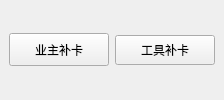
     <widget class="QWidget" name="page_remakecard">
      <layout class="QHBoxLayout" name="horizontalLayout_71">
       <property name="spacing">
        <number>0</number>
       </property>
       <property name="leftMargin">
        <number>0</number>
       </property>
       <property name="topMargin">
        <number>0</number>
       </property>
       <property name="rightMargin">
        <number>0</number>
       </property>
       <property name="bottomMargin">
        <number>0</number>
       </property>
       <item>
        <widget class="QWidget" name="widget_remakecard" native="true">
         <layout class="QHBoxLayout" name="horizontalLayout_72">
          <item>
           <widget class="QPushButton" name="btn_owner_replacecard">
            <property name="minimumSize">
             <size>
              <width>100</width>
              <height>33</height>
             </size>
            </property>
            <property name="maximumSize">
             <size>
              <width>100</width>
              <height>33</height>
             </size>
            </property>
            <property name="styleSheet">
             <string notr="true">QPushButton#btn_owner_replacecard::pressed{
	font: large &quot;宋体&quot;; font-size:10pt;
	color:white;
 	border: 1px solid rgba(127, 153, 189, 255); 
    border-radius: 3px;
    background-color:  qlineargradient(spread:pad, x1:0, y1:0, x2:0, y2:1, 
					stop:0 rgba(156, 219, 255, 255), stop:0.495 rgba(118, 202, 255, 255), stop:0.505 rgba(51, 172, 255, 255),stop:1 rgba(43, 170, 255, 255));
}</string>
            </property>
            <property name="text">
             <string>业主补卡</string>
            </property>
           </widget>
          </item>
          <item>
           <widget class="QPushButton" name="btn_tools_replacecard">
            <property name="minimumSize">
             <size>
              <width>100</width>
              <height>30</height>
             </size>
            </property>
            <property name="maximumSize">
             <size>
              <width>100</width>
              <height>30</height>
             </size>
            </property>
            <property name="text">
             <string>工具补卡</string>
            </property>
           </widget>
          </item>
         </layout>
        </widget>
       </item>
      </layout>
     </widget>
